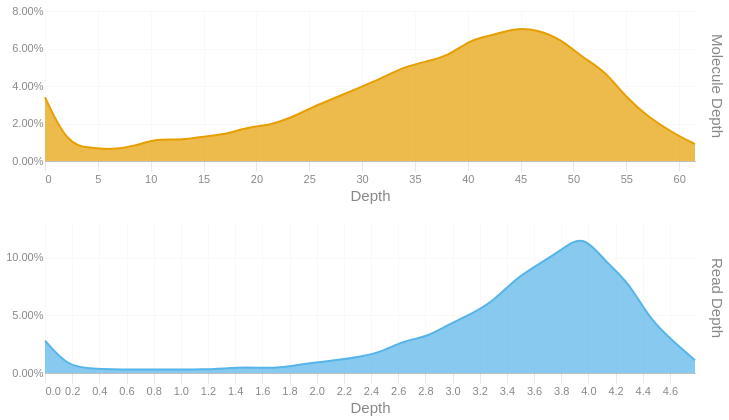

The notebook cell this image was saved under:
### Code cell
readdep = depth_hist(tb['Read Depth'], q99, 3)
readdep = readdep.with_columns(pl.lit('Read Depth').alias('Metric'))
if not SKIPLR:
    moldep = depth_hist(tb['Molecule Depth'], mol_q99, 1)
    moldep = moldep.with_columns(pl.lit('Molecule Depth').alias('Metric'))
    _hist = pl.concat([readdep, moldep])
    _hist = _hist.filter(pl.col('Proportion') != 0)
    with SafeRender(_hist):
        (
            alt.Chart(_hist)        
            .mark_area(interpolate = "basis")
            .encode(
                x=alt.X('Bin:Q').scale(domainMin=0).axis(alt.Axis(title='Depth')),
                y = alt.Y('Proportion:Q', title = None).axis(format = '.2%'),
                color = alt.Color('Metric:N').legend(None),
                row = alt.Row("Metric:N").header(title = None, labelOrient = 'right'),
                tooltip = [
                    alt.Tooltip("Metric:N", title = "Metric"),
                    alt.Tooltip('Interval:N', title = "Depth Interval"),
                    alt.Tooltip('Proportion:Q', title = "% Alignments").format('.2%')
                ]
            )
            .resolve_scale(x='independent', y='independent')
            .properties(
                height = 150, width = 650,
                usermeta={'embedOptions': {'downloadFileName': f'{samplename}.depth.hist'}}
            )
        ).display()
else:
    readdep = readdep.filter(pl.col('Proportion') != 0)
    with SafeRender(readdep):
        (
            alt.Chart(readdep)        
            .mark_area(interpolate = "basis")
            .encode(
                x=alt.X('Bin:Q').scale(domainMin=0).axis(alt.Axis(title='Depth')),
                y = alt.Y('Proportion:Q', title = None).axis(format = '.2%'),
                tooltip = [
                    alt.Tooltip('Interval:N', title = "Depth Interval"),
                    alt.Tooltip('Proportion:Q', title = "% Alignments").format('.2%')
                ]
            )
            .properties(
                usermeta={'embedOptions': {'downloadFileName': f'{samplename}.depth.hist'}}
            )
        ).display()

### Figure 1 — Vega-Lite specification as saved in the notebook (floating-point values rounded to 4 significant figures)
{"width": 650, "height": 150, "config": {"title": {"anchor": "start", "dy": -15, "fontSize": 18, "color": "#888888", "subtitleColor": "#888888", "subtitleFontSize": 14}, "arc": {"fill": "#0072B2"}, "axis": {"domainColor": "#888888", "domainWidth": 0.5, "gridWidth": 0.2, "grid": false, "titleFontWeight": 400, "titleFontSize": 15, "labelFontSize": 11, "labelColor": "#888888", "tickColor": "#888888", "tickWidth": 0.2, "titleColor": "#888888"}, "axisBand": {"grid": false}, "axisX": {"grid": true, "tickSize": 10, "domainCap": "round"}, "axisY": {"domain": false, "grid": true, "tickSize": 0, "domainCap": "round"}, "background": "transparent", "header": {"labelFontSize": 15, "labelColor": "#888888", "titleFontSize": 15, "titleFontWeight": 600, "titleColor": "#888888"}, "legend": {"labelFont": "sans-serif", "labelFontSize": 12, "labelColor": "#888888", "symbolSize": 100, "symbolType": "circle", "titleFontSize": 12, "titlePadding": 10, "titleColor": "#888888", "title": null}, "range": {"category": ["#E69F00", "#56B4E9", "#009E73", "#F0E442", "#0072B2", "#D55E00", "#CC79A7", "#000000"], "diverging": ["#cfe8f3", "#a2d4ec", "#73bfe2", "#46abdb", "#1696d2", "#12719e"]}, "area": {"fill": "#0072B2", "fillOpacity": 0.7, "line": true, "strokeOpacity": 0.7}, "line": {"color": "#0072B2", "stroke": "#0072B2", "strokeWidth": 2}, "trail": {"color": "#0072B2", "stroke": "#0072B2", "strokeWidth": 0, "size": 1}, "point": {"filled": true, "fillOpacity": 1.0, "size": 95}, "text": {"color": "#888888", "fontSize": 11, "align": "right", "fontWeight": 400, "size": 11}, "bar": {"fill": "#0072B2", "stroke": null}, "view": {"stroke": null, "continuousWidth": 660, "continuousHeight": 400}}, "data": {"name": "data-ac982eb71b80d178247154570fc5cea1"}, "mark": {"type": "area", "interpolate": "basis"}, "encoding": {"color": {"field": "Metric", "legend": null, "type": "nominal"}, "row": {"field": "Metric", "header": {"title": null, "labelOrient": "right"}, "type": "nominal"}, "tooltip": [{"field": "Metric", "title": "Metric", "type": "nominal"}, {"field": "Interval", "title": "Depth Interval", "type": "nominal"}, {"field": "Proportion", "format": ".2%", "title": "% Alignments", "type": "quantitative"}], "x": {"axis": {"title": "Depth"}, "field": "Bin", "scale": {"domainMin": 0}, "type": "quantitative"}, "y": {"axis": {"format": ".2%"}, "field": "Proportion", "title": null, "type": "quantitative"}}, "resolve": {"scale": {"x": "independent", "y": "independent"}}, "usermeta": {"embedOptions": {"downloadFileName": "S1_Annapolis_7.depth.hist"}}, "$schema": "https://vega.github.io/schema/vega-lite/v6.1.0.json", "datasets": {"data-ac982eb71b80d178247154570fc5cea1": [{"Bin": 0.0, "Interval": "0.0-0.165", "Proportion": 0.028, "Metric": "Read Depth"}, {"Bin": 0.165, "Interval": "0.165-0.33", "Proportion": 0.006, "Metric": "Read Depth"}, {"Bin": 0.33, "Interval": "0.33-0.495", "Proportion": 0.004, "Metric": "Read Depth"}, {"Bin": 0.495, "Interval": "0.495-0.66", "Proportion": 0.003, "Metric": "Read Depth"}, {"Bin": 0.66, "Interval": "0.66-0.825", "Proportion": 0.003, "Metric": "Read Depth"}, {"Bin": 0.825, "Interval": "0.825-0.99", "Proportion": 0.003, "Metric": "Read Depth"}, {"Bin": 0.99, "Interval": "0.99-1.155", "Proportion": 0.003, "Metric": "Read Depth"}, {"Bin": 1.155, "Interval": "1.155-1.32", "Proportion": 0.003, "Metric": "Read Depth"}, {"Bin": 1.32, "Interval": "1.32-1.485", "Proportion": 0.004, "Metric": "Read Depth"}, {"Bin": 1.485, "Interval": "1.485-1.65", "Proportion": 0.005, "Metric": "Read Depth"}, {"Bin": 1.65, "Interval": "1.65-1.815", "Proportion": 0.004, "Metric": "Read Depth"}, {"Bin": 1.815, "Interval": "1.815-1.98", "Proportion": 0.006, "Metric": "Read Depth"}, {"Bin": 1.98, "Interval": "1.98-2.145", "Proportion": 0.009, "Metric": "Read Depth"}, {"Bin": 2.145, "Interval": "2.145-2.31", "Proportion": 0.011, "Metric": "Read Depth"}, {"Bin": 2.31, "Interval": "2.31-2.475", "Proportion": 0.014, "Metric": "Read Depth"}, {"Bin": 2.475, "Interval": "2.475-2.64", "Proportion": 0.018, "Metric": "Read Depth"}, {"Bin": 2.64, "Interval": "2.64-2.805", "Proportion": 0.028, "Metric": "Read Depth"}, {"Bin": 2.805, "Interval": "2.805-2.97", "Proportion": 0.031, "Metric": "Read Depth"}, {"Bin": 2.97, "Interval": "2.97-3.135", "Proportion": 0.042, "Metric": "Read Depth"}, {"Bin": 3.135, "Interval": "3.135-3.3", "Proportion": 0.051, "Metric": "Read Depth"}, {"Bin": 3.3, "Interval": "3.3-3.465", "Proportion": 0.062, "Metric": "Read Depth"}, {"Bin": 3.465, "Interval": "3.465-3.63", "Proportion": 0.082, "Metric": "Read Depth"}, {"Bin": 3.63, "Interval": "3.63-3.795", "Proportion": 0.094, "Metric": "Read Depth"}, {"Bin": 3.795, "Interval": "3.795-3.96", "Proportion": 0.106, "Metric": "Read Depth"}, {"Bin": 3.96, "Interval": "3.96-4.125", "Proportion": 0.121, "Metric": "Read Depth"}, {"Bin": 4.125, "Interval": "4.125-4.29", "Proportion": 0.096, "Metric": "Read Depth"}, {"Bin": 4.29, "Interval": "4.29-4.455", "Proportion": 0.08, "Metric": "Read Depth"}, {"Bin": 4.455, "Interval": "4.455-4.62", "Proportion": 0.046, "Metric": "Read Depth"}, {"Bin": 4.62, "Interval": "4.62-4.785", "Proportion": 0.028, "Metric": "Read Depth"}, {"Bin": 4.785, "Interval": "4.785-4.95", "Proportion": 0.011, "Metric": "Read Depth"}, {"Bin": 0.0, "Interval": "0.0-2.1", "Proportion": 0.034, "Metric": "Molecule Depth"}, {"Bin": 2.1, "Interval": "2.1-4.2", "Proportion": 0.009, "Metric": "Molecule Depth"}, {"Bin": 4.2, "Interval": "4.2-6.4", "Proportion": 0.007, "Metric": "Molecule Depth"}, {"Bin": 6.4, "Interval": "6.4-8.5", "Proportion": 0.006, "Metric": "Molecule Depth"}, {"Bin": 8.5, "Interval": "8.5-10.6", "Proportion": 0.008, "Metric": "Molecule Depth"}, {"Bin": 10.6, "Interval": "10.6-12.7", "Proportion": 0.012, "Metric": "Molecule Depth"}, {"Bin": 12.7, "Interval": "12.7-14.8", "Proportion": 0.011, "Metric": "Molecule Depth"}, {"Bin": 14.8, "Interval": "14.8-17.0", "Proportion": 0.013, "Metric": "Molecule Depth"}, {"Bin": 17.0, "Interval": "17.0-19.1", "Proportion": 0.014, "Metric": "Molecule Depth"}, {"Bin": 19.1, "Interval": "19.1-21.2", "Proportion": 0.018, "Metric": "Molecule Depth"}, {"Bin": 21.2, "Interval": "21.2-23.3", "Proportion": 0.019, "Metric": "Molecule Depth"}, {"Bin": 23.3, "Interval": "23.3-25.4", "Proportion": 0.023, "Metric": "Molecule Depth"}, {"Bin": 25.4, "Interval": "25.4-27.6", "Proportion": 0.029, "Metric": "Molecule Depth"}, {"Bin": 27.6, "Interval": "27.6-29.7", "Proportion": 0.034, "Metric": "Molecule Depth"}, {"Bin": 29.7, "Interval": "29.7-31.8", "Proportion": 0.039, "Metric": "Molecule Depth"}, {"Bin": 31.8, "Interval": "31.8-33.9", "Proportion": 0.044, "Metric": "Molecule Depth"}, {"Bin": 33.9, "Interval": "33.9-36.0", "Proportion": 0.05, "Metric": "Molecule Depth"}, {"Bin": 36.0, "Interval": "36.0-38.2", "Proportion": 0.053, "Metric": "Molecule Depth"}, {"Bin": 38.2, "Interval": "38.2-40.3", "Proportion": 0.056, "Metric": "Molecule Depth"}, {"Bin": 40.3, "Interval": "40.3-42.4", "Proportion": 0.065, "Metric": "Molecule Depth"}, {"Bin": 42.4, "Interval": "42.4-44.5", "Proportion": 0.067, "Metric": "Molecule Depth"}, {"Bin": 44.5, "Interval": "44.5-46.6", "Proportion": 0.071, "Metric": "Molecule Depth"}, {"Bin": 46.6, "Interval": "46.6-48.8", "Proportion": 0.07, "Metric": "Molecule Depth"}, {"Bin": 48.8, "Interval": "48.8-50.9", "Proportion": 0.065, "Metric": "Molecule Depth"}, {"Bin": 50.9, "Interval": "50.9-53.0", "Proportion": 0.055, "Metric": "Molecule Depth"}, {"Bin": 53.0, "Interval": "53.0-55.1", "Proportion": 0.048, "Metric": "Molecule Depth"}, {"Bin": 55.1, "Interval": "55.1-57.2", "Proportion": 0.033, "Metric": "Molecule Depth"}, {"Bin": 57.2, "Interval": "57.2-59.4", "Proportion": 0.023, "Metric": "Molecule Depth"}, {"Bin": 59.4, "Interval": "59.4-61.5", "Proportion": 0.015, "Metric": "Molecule Depth"}, {"Bin": 61.5, "Interval": "61.5-63.6", "Proportion": 0.009, "Metric": "Molecule Depth"}]}}
